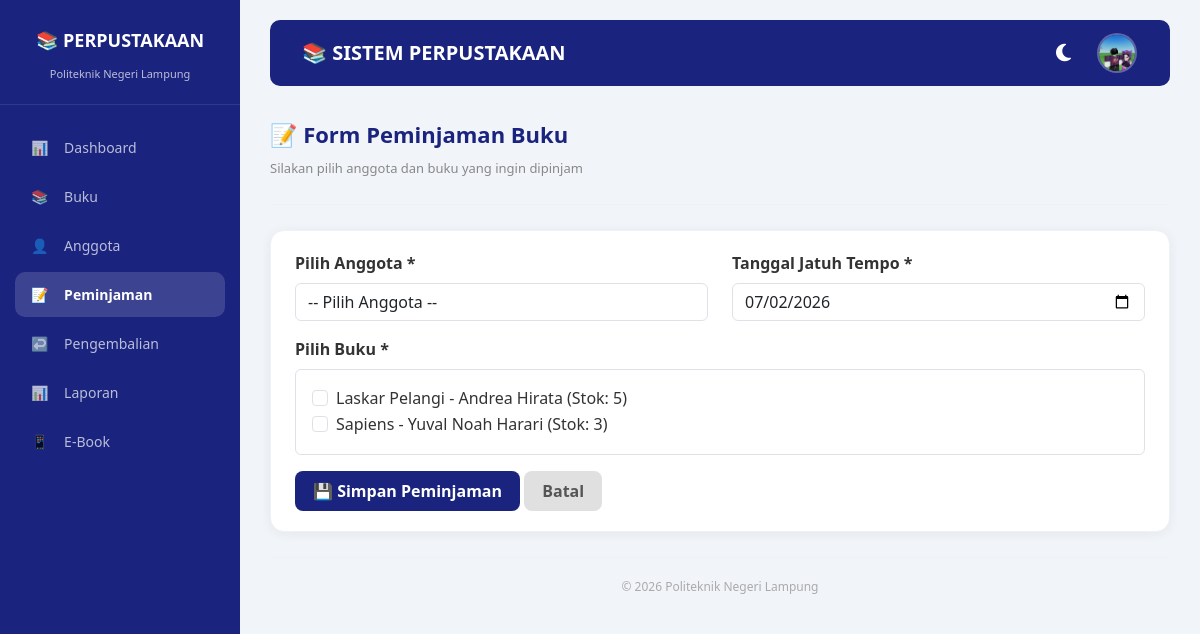
/views/peminjaman/tambah.php (signed in), run on the app's committed database.
### tables this page shows
CREATE TABLE `buku` (
  `buku_id` int(11) NOT NULL,
  `judul` varchar(255) NOT NULL,
  `penulis` varchar(100) NOT NULL,
  `penerbit` varchar(100) DEFAULT NULL,
  `tahun_terbit` int(4) DEFAULT NULL,
  `isbn` varchar(13) DEFAULT NULL,
  `kategori_id` int(11) DEFAULT NULL,
  `stok` int(11) NOT NULL DEFAULT 1,
  `lokasi_rak` varchar(20) DEFAULT NULL,
  `status` enum('tersedia','dipinjam','rusak','hilang') NOT NULL DEFAULT 'tersedia',
  `created_at` timestamp NULL DEFAULT current_timestamp()
);

### views/peminjaman/tambah.php (the view, shortened to what this page needs)
<?php
require_once '../../config/database.php';
$buku = $pdo->query("SELECT * FROM buku WHERE status = 'tersedia' AND stok > 0 ORDER BY judul")->fetchAll();
?>
<!DOCTYPE html>
<html lang="id" id="html">
<head>
    <link rel="stylesheet" href="https://cdn.jsdelivr.net/npm/bootstrap@5.3.0/dist/css/bootstrap.min.css">
    <link rel="stylesheet" href="https://cdnjs.cloudflare.com/ajax/libs/font-awesome/6.4.0/css/all.min.css">
    <link rel="stylesheet" href="../../assets/css/style.css">
</head>
<body id="body">
<div class="sidebar">
    <div class="brand">
        <h3>📚 PERPUSTAKAAN</h3>
        <small>Politeknik Negeri Lampung</small>
    </div>
    <ul class="menu">
        <li onclick="location.href='../../index.php'"><span class="icon">📊</span> <span>Dashboard</span></li>
        <li onclick="location.href='../buku/index.php'"><span class="icon">📚</span> <span>Buku</span></li>
        <li onclick="location.href='../anggota/index.php'"><span class="icon">👤</span> <span>Anggota</span></li>
        <li class="active"><span class="icon">📝</span> <span>Peminjaman</span></li>
        <li onclick="location.href='../pengembalian/index.php'"><span class="icon">↩️</span> <span>Pengembalian</span></li>
        <li onclick="location.href='../laporan/index.php'"><span class="icon">📊</span> <span>Laporan</span></li>
        <li onclick="location.href='../buku_digital.php'"><span class="icon">📱</span> <span>E-Book</span></li>
    </ul>
</div>
<div class="main-content">
    <nav class="navbar navbar-dark navbar-custom">
        <div class="container-fluid">
            <span class="navbar-brand">📚 SISTEM PERPUSTAKAAN</span>
            <div class="user-info">
                <button class="theme-toggle" id="themeToggle" title="Toggle Dark/Light Mode">
                    <i class="fas fa-moon"></i>
                </button>
                <div class="dropdown dropdown-profile">
                    <button class="btn p-0 dropdown-toggle" type="button" data-bs-toggle="dropdown" aria-expanded="false">
                        <div class="preview-avatar">
                            <?php
                            $user_id = $_SESSION['user_id'];
                            $foto_path = '../../upload/foto_admin/' . $user_id . '.jpg';
                            if (file_exists($foto_path)): ?>
                                <img src="<?= $foto_path ?>" alt="Foto Profil">
                            <?php else: ?>
                                <?= strtoupper(substr($_SESSION['nama_lengkap'], 0, 1)) ?>
                            <?php endif; ?>
                        </div>
                    </button>
                </div>
            </div>
        </div>
    </nav>
    <div class="top-header">
        <div class="page-title">
            <h2>📝 Form Peminjaman Buku</h2>
            <small>Silakan pilih anggota dan buku yang ingin dipinjam</small>
        </div>
    </div>
    <div class="card-custom">
        <form method="POST">
            <div class="row">
                <div class="col-md-6 mb-3">
                    <label class="form-label fw-bold">Pilih Anggota *</label>
                    <select name="anggota_id" class="form-control" required>
                        <option value="">-- Pilih Anggota --</option>
                    </select>
                </div>
                <div class="col-md-6 mb-3">
                    <label class="form-label fw-bold">Tanggal Jatuh Tempo *</label>
                    <input type="date" name="tanggal_jatuh_tempo" class="form-control" value="<?= date('Y-m-d', strtotime('+7 days')) ?>" required>
                </div>
            </div>
            <div class="mb-3">
                <label class="form-label fw-bold">Pilih Buku *</label>
                <div class="border p-3 rounded" style="max-height: 300px; overflow-y: auto;">
                    <?php if (count($buku) > 0): ?>
                        <?php foreach ($buku as $row): ?>
                            <div class="form-check">
                                <input type="checkbox" name="buku_ids[]" value="<?= $row['buku_id'] ?>" class="form-check-input" id="buku<?= $row['buku_id'] ?>">
                                <label class="form-check-label" for="buku<?= $row['buku_id'] ?>">
                                    <?= htmlspecialchars($row['judul']) ?> - <?= htmlspecialchars($row['penulis']) ?> (Stok: <?= $row['stok'] ?>)
                                </label>
                            </div>
                        <?php endforeach; ?>
                    <?php else: ?>
                        <p class="text-danger">Tidak ada buku yang tersedia</p>
                    <?php endif; ?>
                </div>
            </div>
            <button type="submit" class="btn btn-primary">💾 Simpan Peminjaman</button>
            <a href="index.php" class="btn btn-secondary">Batal</a>
        </form>
    </div>
    <div style="text-align:center; color:#aaa; font-size:12px; padding:20px 0 10px 0; border-top:1px solid var(--border-color); margin-top:20px;">
        &copy; 2026 Politeknik Negeri Lampung
    </div>
</div>
</body>
</html>

### assets/css/style.css (style rules this page uses)
* { margin: 0; padding: 0; box-sizing: border-box; }
body { font-family: 'Segoe UI', Tahoma, Geneva, Verdana, sans-serif; background: #f1f4f9; }
.sidebar { position: fixed; top: 0; left: 0; width: 240px; height: 100%; background: #1a237e; color: #fff; padding: 20px 0; overflow-y: auto; z-index: 1000; }
.sidebar .brand { text-align: center; padding: 10px 0 20px 0; border-bottom: 1px solid rgba(255,255,255,0.1); margin-bottom: 20px; }
.sidebar .brand h3 { font-size: 18px; font-weight: 700; }
.sidebar .brand small { font-size: 11px; opacity: 0.7; }
.sidebar .menu { list-style: none; padding: 0 15px; }
.sidebar .menu li { padding: 12px 16px; margin: 4px 0; border-radius: 10px; font-size: 14px; cursor: pointer; transition: 0.3s; color: rgba(255,255,255,0.7); }
.sidebar .menu li.active { background: rgba(255,255,255,0.15); color: #fff; font-weight: 600; }
.sidebar .menu li .icon { margin-right: 12px; }
.main-content { margin-left: 240px; padding: 20px 30px; min-height: 100vh; }
.top-header { display: flex; justify-content: space-between; align-items: center; padding: 15px 0 25px 0; border-bottom: 1px solid #e8ecf1; margin-bottom: 25px; }
.top-header .page-title h2 { font-size: 22px; font-weight: 700; color: #1a237e; }
.top-header .page-title small { font-size: 13px; color: #888; }
.card-custom { background: #fff; border-radius: 14px; padding: 20px 24px; box-shadow: 0 2px 12px rgba(0,0,0,0.06); margin-bottom: 25px; }
.btn-primary { background: #1a237e; color: #fff; }
.btn-secondary { background: #e0e0e0; color: #555; }

### views/peminjaman/tambah.php (style rules this page uses)
:root { --bg-body: #f1f4f9; --bg-card: #ffffff; --text-color: #333; --border-color: #eef2f7; --shadow: 0 2px 12px rgba(0,0,0,0.06); }
body { background: var(--bg-body); color: var(--text-color); transition: 0.3s; }
.sidebar { position: fixed; top: 0; left: 0; width: 240px; height: 100%; background: #1a237e; color: #fff; padding: 20px 0; overflow-y: auto; z-index: 9999; }
.sidebar .brand { text-align: center; padding: 10px 0 20px 0; border-bottom: 1px solid rgba(255,255,255,0.1); margin-bottom: 20px; }
.sidebar .brand h3 { font-size: 18px; font-weight: 700; }
.sidebar .brand small { font-size: 11px; opacity: 0.7; }
.sidebar .menu { list-style: none; padding: 0 15px; }
.sidebar .menu li { padding: 12px 16px; margin: 4px 0; border-radius: 10px; font-size: 14px; cursor: pointer; transition: 0.3s; color: rgba(255,255,255,0.7); }
.sidebar .menu li.active { background: rgba(255,255,255,0.15); color: #fff; font-weight: 600; }
.sidebar .menu li .icon { margin-right: 12px; }
.main-content { margin-left: 240px; padding: 20px 30px; min-height: 100vh; }
.navbar-custom { background: #1a237e !important; padding: 12px 20px; border-radius: 10px; margin-bottom: 20px; position: relative; z-index: 9998; }
.navbar-custom .navbar-brand { font-weight: 700; }
.user-info { display: flex; align-items: center; gap: 15px; color: #fff; }
.preview-avatar { width: 40px; height: 40px; border-radius: 50%; display: flex; align-items: center; justify-content: center; font-weight: 700; font-size: 18px; color: #fff; overflow: hidden; border: 2px solid rgba(255,255,255,0.3); background: #1a237e; cursor: pointer; }
.preview-avatar img { width: 100%; height: 100%; object-fit: cover; }
.theme-toggle { background: none; border: none; font-size: 20px; cursor: pointer; padding: 5px 10px; border-radius: 50%; transition: 0.3s; color: #fff; }
.top-header { display: flex; justify-content: space-between; align-items: center; padding: 15px 0 25px 0; border-bottom: 1px solid var(--border-color); margin-bottom: 25px; }
.top-header .page-title h2 { font-size: 22px; font-weight: 700; color: #1a237e; }
.top-header .page-title small { font-size: 13px; color: #888; }
.card-custom { background: var(--bg-card); border-radius: 14px; padding: 20px 24px; box-shadow: var(--shadow); margin-bottom: 25px; border: 1px solid var(--border-color); transition: 0.3s; }
.dropdown-profile .dropdown-toggle::after { display: none; }
.btn-primary { background: #1a237e; color: #fff; padding: 8px 18px; border: none; border-radius: 8px; font-weight: 600; text-decoration: none; display: inline-block; }
.btn-secondary { background: #e0e0e0; color: #555; padding: 8px 18px; border: none; border-radius: 8px; font-weight: 600; text-decoration: none; display: inline-block; }

### data on the page
buku: judul "Laskar Pelangi", penulis "Andrea Hirata", stok "5"
buku: judul "Sapiens", penulis "Yuval Noah Harari", stok "3"
